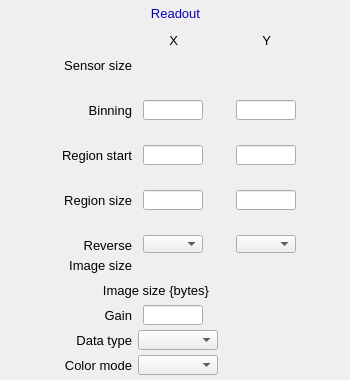
<?xml version="1.0" ?>
<ui version="4.0">
  <class>Dialog</class>
  <widget class="QWidget" name="screen">
    <property name="geometry">
      <rect>
        <x>409</x>
        <y>269</y>
        <width>350</width>
        <height>380</height>
      </rect>
    </property>
    <property name="styleSheet">
      <string notr="true">QWidget#screen {
  color: rgb(0, 0, 0);
  background-color: rgb(187, 187, 187);
  }</string>
    </property>
    <property name="windowTitle">
      <string>ADReadout</string>
    </property>
    <widget class="PyDMDrawingRectangle" name="rectangle">
      <property name="geometry">
        <rect>
          <x>117</x>
          <y>2</y>
          <width>117</width>
          <height>21</height>
        </rect>
      </property>
      <property name="brush" stdset="0">
        <brush brushstyle="SolidPattern">
          <color alpha="255">
            <red>218</red>
            <green>218</green>
            <blue>218</blue>
          </color>
        </brush>
      </property>
      <property name="penStyle" stdset="0">
        <enum>Qt::SolidLine</enum>
      </property>
      <property name="penColor" stdset="0">
        <color>
          <red>218</red>
          <green>218</green>
          <blue>218</blue>
        </color>
      </property>
      <property name="penWidth" stdset="0">
        <double>0</double>
      </property>
      <property name="penCapStyle" stdset="0">
        <enum>Qt::FlatCap</enum>
      </property>
      <property name="toolTip">
        <string>rectangle</string>
      </property>
    </widget>
    <widget class="PyDMDrawingRectangle" name="rectangle_1">
      <property name="geometry">
        <rect>
          <x>0</x>
          <y>0</y>
          <width>350</width>
          <height>380</height>
        </rect>
      </property>
      <property name="brush" stdset="0">
        <brush brushstyle="NoBrush">
          <color alpha="255">
            <red>0</red>
            <green>0</green>
            <blue>0</blue>
          </color>
        </brush>
      </property>
      <property name="penStyle" stdset="0">
        <enum>Qt::SolidLine</enum>
      </property>
      <property name="penColor" stdset="0">
        <color>
          <red>0</red>
          <green>0</green>
          <blue>0</blue>
        </color>
      </property>
      <property name="penWidth" stdset="0">
        <double>1</double>
      </property>
      <property name="penCapStyle" stdset="0">
        <enum>Qt::FlatCap</enum>
      </property>
      <property name="toolTip">
        <string>rectangle_1</string>
      </property>
    </widget>
    <widget class="QLabel" name="text">
      <property name="geometry">
        <rect>
          <x>96</x>
          <y>3</y>
          <width>159</width>
          <height>20</height>
        </rect>
      </property>
      <property name="text">
        <string>Readout</string>
      </property>
      <property name="font" stdset="0">
        <font>
          <pointsize>10</pointsize>
        </font>
      </property>
      <property name="brush" stdset="0">
        <brush brushstyle="SolidPattern">
          <color alpha="255">
            <red>10</red>
            <green>0</green>
            <blue>184</blue>
          </color>
        </brush>
      </property>
      <property name="toolTip">
        <string>text</string>
      </property>
      <property name="alignment">
        <set>Qt::AlignCenter</set>
      </property>
      <property name="styleSheet">
        <string notr="true">QLabel#text {
  color: rgb(10, 0, 184);
  }</string>
      </property>
    </widget>
    <widget class="QLabel" name="text_1">
      <property name="geometry">
        <rect>
          <x>168</x>
          <y>30</y>
          <width>10</width>
          <height>20</height>
        </rect>
      </property>
      <property name="text">
        <string>X</string>
      </property>
      <property name="font" stdset="0">
        <font>
          <pointsize>10</pointsize>
        </font>
      </property>
      <property name="brush" stdset="0">
        <brush brushstyle="SolidPattern">
          <color alpha="255">
            <red>0</red>
            <green>0</green>
            <blue>0</blue>
          </color>
        </brush>
      </property>
      <property name="toolTip">
        <string>text_1</string>
      </property>
      <property name="alignment">
        <set>Qt::AlignRight|Qt::AlignTrailing|Qt::AlignVCenter</set>
      </property>
      <property name="styleSheet">
        <string notr="true">QLabel#text_1 {
  color: rgb(0, 0, 0);
  }</string>
      </property>
    </widget>
    <widget class="QLabel" name="text_2">
      <property name="geometry">
        <rect>
          <x>261</x>
          <y>30</y>
          <width>10</width>
          <height>20</height>
        </rect>
      </property>
      <property name="text">
        <string>Y</string>
      </property>
      <property name="font" stdset="0">
        <font>
          <pointsize>10</pointsize>
        </font>
      </property>
      <property name="brush" stdset="0">
        <brush brushstyle="SolidPattern">
          <color alpha="255">
            <red>0</red>
            <green>0</green>
            <blue>0</blue>
          </color>
        </brush>
      </property>
      <property name="toolTip">
        <string>text_2</string>
      </property>
      <property name="alignment">
        <set>Qt::AlignRight|Qt::AlignTrailing|Qt::AlignVCenter</set>
      </property>
      <property name="styleSheet">
        <string notr="true">QLabel#text_2 {
  color: rgb(0, 0, 0);
  }</string>
      </property>
    </widget>
    <widget class="PyDMLineEdit" name="text_entry">
      <property name="geometry">
        <rect>
          <x>143</x>
          <y>100</y>
          <width>60</width>
          <height>20</height>
        </rect>
      </property>
      <property name="channel" stdset="0">
        <string>ca://${prefix}BinX</string>
      </property>
      <property name="toolTip">
        <string>${prefix}BinX</string>
      </property>
      <property name="font" stdset="0">
        <font>
          <pointsize>10</pointsize>
        </font>
      </property>
      <property name="styleSheet">
        <string notr="true">PyDMLineEdit#text_entry {
  color: rgb(0, 0, 0);
  background-color: rgb(115, 223, 255);
  border: 1px solid black;
  margin: 0px;
  padding: 0px;
  spacing: 0px;
  }</string>
      </property>
    </widget>
    <widget class="PyDMLineEdit" name="text_entry_1">
      <property name="geometry">
        <rect>
          <x>236</x>
          <y>100</y>
          <width>60</width>
          <height>20</height>
        </rect>
      </property>
      <property name="channel" stdset="0">
        <string>ca://${prefix}BinY</string>
      </property>
      <property name="toolTip">
        <string>${prefix}BinY</string>
      </property>
      <property name="font" stdset="0">
        <font>
          <pointsize>10</pointsize>
        </font>
      </property>
      <property name="styleSheet">
        <string notr="true">PyDMLineEdit#text_entry_1 {
  color: rgb(0, 0, 0);
  background-color: rgb(115, 223, 255);
  border: 1px solid black;
  margin: 0px;
  padding: 0px;
  spacing: 0px;
  }</string>
      </property>
    </widget>
    <widget class="PyDMLabel" name="text_update">
      <property name="geometry">
        <rect>
          <x>143</x>
          <y>80</y>
          <width>61</width>
          <height>18</height>
        </rect>
      </property>
      <property name="toolTip">
        <string>PV: ${prefix}BinX_RBV</string>
      </property>
      <property name="channel" stdset="0">
        <string>ca://${prefix}BinX_RBV</string>
      </property>
      <property name="font" stdset="0">
        <font>
          <pointsize>10</pointsize>
        </font>
      </property>
      <property name="alignment">
        <set>Qt::AlignCenter</set>
      </property>
      <property name="textInteractionFlags">
        <set>Qt::TextSelectableByKeyboard|Qt::TextSelectableByMouse</set>
      </property>
      <property name="styleSheet">
        <string notr="true">PyDMLabel#text_update {
  color: rgb(10, 0, 184);
  background-color: rgb(187, 187, 187);
  }</string>
      </property>
    </widget>
    <widget class="PyDMLabel" name="text_update_1">
      <property name="geometry">
        <rect>
          <x>236</x>
          <y>80</y>
          <width>61</width>
          <height>18</height>
        </rect>
      </property>
      <property name="toolTip">
        <string>PV: ${prefix}BinY_RBV</string>
      </property>
      <property name="channel" stdset="0">
        <string>ca://${prefix}BinY_RBV</string>
      </property>
      <property name="font" stdset="0">
        <font>
          <pointsize>10</pointsize>
        </font>
      </property>
      <property name="alignment">
        <set>Qt::AlignCenter</set>
      </property>
      <property name="textInteractionFlags">
        <set>Qt::TextSelectableByKeyboard|Qt::TextSelectableByMouse</set>
      </property>
      <property name="styleSheet">
        <string notr="true">PyDMLabel#text_update_1 {
  color: rgb(10, 0, 184);
  background-color: rgb(187, 187, 187);
  }</string>
      </property>
    </widget>
    <widget class="QLabel" name="text_3">
      <property name="geometry">
        <rect>
          <x>62</x>
          <y>100</y>
          <width>70</width>
          <height>20</height>
        </rect>
      </property>
      <property name="text">
        <string>Binning</string>
      </property>
      <property name="font" stdset="0">
        <font>
          <pointsize>10</pointsize>
        </font>
      </property>
      <property name="brush" stdset="0">
        <brush brushstyle="SolidPattern">
          <color alpha="255">
            <red>0</red>
            <green>0</green>
            <blue>0</blue>
          </color>
        </brush>
      </property>
      <property name="toolTip">
        <string>text_3</string>
      </property>
      <property name="alignment">
        <set>Qt::AlignRight|Qt::AlignTrailing|Qt::AlignVCenter</set>
      </property>
      <property name="styleSheet">
        <string notr="true">QLabel#text_3 {
  color: rgb(0, 0, 0);
  }</string>
      </property>
    </widget>
    <widget class="PyDMLabel" name="text_update_2">
      <property name="geometry">
        <rect>
          <x>143</x>
          <y>125</y>
          <width>61</width>
          <height>18</height>
        </rect>
      </property>
      <property name="toolTip">
        <string>PV: ${prefix}MinX_RBV</string>
      </property>
      <property name="channel" stdset="0">
        <string>ca://${prefix}MinX_RBV</string>
      </property>
      <property name="font" stdset="0">
        <font>
          <pointsize>10</pointsize>
        </font>
      </property>
      <property name="alignment">
        <set>Qt::AlignCenter</set>
      </property>
      <property name="textInteractionFlags">
        <set>Qt::TextSelectableByKeyboard|Qt::TextSelectableByMouse</set>
      </property>
      <property name="styleSheet">
        <string notr="true">PyDMLabel#text_update_2 {
  color: rgb(10, 0, 184);
  background-color: rgb(187, 187, 187);
  }</string>
      </property>
    </widget>
    <widget class="PyDMLineEdit" name="text_entry_2">
      <property name="geometry">
        <rect>
          <x>143</x>
          <y>145</y>
          <width>60</width>
          <height>20</height>
        </rect>
      </property>
      <property name="channel" stdset="0">
        <string>ca://${prefix}MinX</string>
      </property>
      <property name="toolTip">
        <string>${prefix}MinX</string>
      </property>
      <property name="font" stdset="0">
        <font>
          <pointsize>10</pointsize>
        </font>
      </property>
      <property name="styleSheet">
        <string notr="true">PyDMLineEdit#text_entry_2 {
  color: rgb(0, 0, 0);
  background-color: rgb(115, 223, 255);
  border: 1px solid black;
  margin: 0px;
  padding: 0px;
  spacing: 0px;
  }</string>
      </property>
    </widget>
    <widget class="PyDMLineEdit" name="text_entry_3">
      <property name="geometry">
        <rect>
          <x>236</x>
          <y>145</y>
          <width>60</width>
          <height>20</height>
        </rect>
      </property>
      <property name="channel" stdset="0">
        <string>ca://${prefix}MinY</string>
      </property>
      <property name="toolTip">
        <string>${prefix}MinY</string>
      </property>
      <property name="font" stdset="0">
        <font>
          <pointsize>10</pointsize>
        </font>
      </property>
      <property name="styleSheet">
        <string notr="true">PyDMLineEdit#text_entry_3 {
  color: rgb(0, 0, 0);
  background-color: rgb(115, 223, 255);
  border: 1px solid black;
  margin: 0px;
  padding: 0px;
  spacing: 0px;
  }</string>
      </property>
    </widget>
    <widget class="PyDMLabel" name="text_update_3">
      <property name="geometry">
        <rect>
          <x>236</x>
          <y>125</y>
          <width>61</width>
          <height>18</height>
        </rect>
      </property>
      <property name="toolTip">
        <string>PV: ${prefix}MinY_RBV</string>
      </property>
      <property name="channel" stdset="0">
        <string>ca://${prefix}MinY_RBV</string>
      </property>
      <property name="font" stdset="0">
        <font>
          <pointsize>10</pointsize>
        </font>
      </property>
      <property name="alignment">
        <set>Qt::AlignCenter</set>
      </property>
      <property name="textInteractionFlags">
        <set>Qt::TextSelectableByKeyboard|Qt::TextSelectableByMouse</set>
      </property>
      <property name="styleSheet">
        <string notr="true">PyDMLabel#text_update_3 {
  color: rgb(10, 0, 184);
  background-color: rgb(187, 187, 187);
  }</string>
      </property>
    </widget>
    <widget class="QLabel" name="text_4">
      <property name="geometry">
        <rect>
          <x>12</x>
          <y>145</y>
          <width>120</width>
          <height>20</height>
        </rect>
      </property>
      <property name="text">
        <string>Region start</string>
      </property>
      <property name="font" stdset="0">
        <font>
          <pointsize>10</pointsize>
        </font>
      </property>
      <property name="brush" stdset="0">
        <brush brushstyle="SolidPattern">
          <color alpha="255">
            <red>0</red>
            <green>0</green>
            <blue>0</blue>
          </color>
        </brush>
      </property>
      <property name="toolTip">
        <string>text_4</string>
      </property>
      <property name="alignment">
        <set>Qt::AlignRight|Qt::AlignTrailing|Qt::AlignVCenter</set>
      </property>
      <property name="styleSheet">
        <string notr="true">QLabel#text_4 {
  color: rgb(0, 0, 0);
  }</string>
      </property>
    </widget>
    <widget class="QLabel" name="text_5">
      <property name="geometry">
        <rect>
          <x>22</x>
          <y>190</y>
          <width>110</width>
          <height>20</height>
        </rect>
      </property>
      <property name="text">
        <string>Region size</string>
      </property>
      <property name="font" stdset="0">
        <font>
          <pointsize>10</pointsize>
        </font>
      </property>
      <property name="brush" stdset="0">
        <brush brushstyle="SolidPattern">
          <color alpha="255">
            <red>0</red>
            <green>0</green>
            <blue>0</blue>
          </color>
        </brush>
      </property>
      <property name="toolTip">
        <string>text_5</string>
      </property>
      <property name="alignment">
        <set>Qt::AlignRight|Qt::AlignTrailing|Qt::AlignVCenter</set>
      </property>
      <property name="styleSheet">
        <string notr="true">QLabel#text_5 {
  color: rgb(0, 0, 0);
  }</string>
      </property>
    </widget>
    <widget class="PyDMLineEdit" name="text_entry_4">
      <property name="geometry">
        <rect>
          <x>143</x>
          <y>190</y>
          <width>60</width>
          <height>20</height>
        </rect>
      </property>
      <property name="channel" stdset="0">
        <string>ca://${prefix}SizeX</string>
      </property>
      <property name="toolTip">
        <string>${prefix}SizeX</string>
      </property>
      <property name="font" stdset="0">
        <font>
          <pointsize>10</pointsize>
        </font>
      </property>
      <property name="styleSheet">
        <string notr="true">PyDMLineEdit#text_entry_4 {
  color: rgb(0, 0, 0);
  background-color: rgb(115, 223, 255);
  border: 1px solid black;
  margin: 0px;
  padding: 0px;
  spacing: 0px;
  }</string>
      </property>
    </widget>
    <widget class="PyDMLineEdit" name="text_entry_5">
      <property name="geometry">
        <rect>
          <x>236</x>
          <y>190</y>
          <width>60</width>
          <height>20</height>
        </rect>
      </property>
      <property name="channel" stdset="0">
        <string>ca://${prefix}SizeY</string>
      </property>
      <property name="toolTip">
        <string>${prefix}SizeY</string>
      </property>
      <property name="font" stdset="0">
        <font>
          <pointsize>10</pointsize>
        </font>
      </property>
      <property name="styleSheet">
        <string notr="true">PyDMLineEdit#text_entry_5 {
  color: rgb(0, 0, 0);
  background-color: rgb(115, 223, 255);
  border: 1px solid black;
  margin: 0px;
  padding: 0px;
  spacing: 0px;
  }</string>
      </property>
    </widget>
    <widget class="PyDMLabel" name="text_update_4">
      <property name="geometry">
        <rect>
          <x>143</x>
          <y>170</y>
          <width>61</width>
          <height>18</height>
        </rect>
      </property>
      <property name="toolTip">
        <string>PV: ${prefix}SizeX_RBV</string>
      </property>
      <property name="channel" stdset="0">
        <string>ca://${prefix}SizeX_RBV</string>
      </property>
      <property name="font" stdset="0">
        <font>
          <pointsize>10</pointsize>
        </font>
      </property>
      <property name="alignment">
        <set>Qt::AlignCenter</set>
      </property>
      <property name="textInteractionFlags">
        <set>Qt::TextSelectableByKeyboard|Qt::TextSelectableByMouse</set>
      </property>
      <property name="styleSheet">
        <string notr="true">PyDMLabel#text_update_4 {
  color: rgb(10, 0, 184);
  background-color: rgb(187, 187, 187);
  }</string>
      </property>
    </widget>
    <widget class="PyDMLabel" name="text_update_5">
      <property name="geometry">
        <rect>
          <x>236</x>
          <y>170</y>
          <width>61</width>
          <height>18</height>
        </rect>
      </property>
      <property name="toolTip">
        <string>PV: ${prefix}SizeY_RBV</string>
      </property>
      <property name="channel" stdset="0">
        <string>ca://${prefix}SizeY_RBV</string>
      </property>
      <property name="font" stdset="0">
        <font>
          <pointsize>10</pointsize>
        </font>
      </property>
      <property name="alignment">
        <set>Qt::AlignCenter</set>
      </property>
      <property name="textInteractionFlags">
        <set>Qt::TextSelectableByKeyboard|Qt::TextSelectableByMouse</set>
      </property>
      <property name="styleSheet">
        <string notr="true">PyDMLabel#text_update_5 {
  color: rgb(10, 0, 184);
  background-color: rgb(187, 187, 187);
  }</string>
      </property>
    </widget>
    <widget class="QLabel" name="text_6">
      <property name="geometry">
        <rect>
          <x>22</x>
          <y>55</y>
          <width>110</width>
          <height>20</height>
        </rect>
      </property>
      <property name="text">
        <string>Sensor size</string>
      </property>
      <property name="font" stdset="0">
        <font>
          <pointsize>10</pointsize>
        </font>
      </property>
      <property name="brush" stdset="0">
        <brush brushstyle="SolidPattern">
          <color alpha="255">
            <red>0</red>
            <green>0</green>
            <blue>0</blue>
          </color>
        </brush>
      </property>
      <property name="toolTip">
        <string>text_6</string>
      </property>
      <property name="alignment">
        <set>Qt::AlignRight|Qt::AlignTrailing|Qt::AlignVCenter</set>
      </property>
      <property name="styleSheet">
        <string notr="true">QLabel#text_6 {
  color: rgb(0, 0, 0);
  }</string>
      </property>
    </widget>
    <widget class="PyDMLabel" name="text_update_6">
      <property name="geometry">
        <rect>
          <x>143</x>
          <y>56</y>
          <width>61</width>
          <height>18</height>
        </rect>
      </property>
      <property name="toolTip">
        <string>PV: ${prefix}MaxSizeX_RBV</string>
      </property>
      <property name="channel" stdset="0">
        <string>ca://${prefix}MaxSizeX_RBV</string>
      </property>
      <property name="font" stdset="0">
        <font>
          <pointsize>10</pointsize>
        </font>
      </property>
      <property name="alignment">
        <set>Qt::AlignCenter</set>
      </property>
      <property name="textInteractionFlags">
        <set>Qt::TextSelectableByKeyboard|Qt::TextSelectableByMouse</set>
      </property>
      <property name="styleSheet">
        <string notr="true">PyDMLabel#text_update_6 {
  color: rgb(10, 0, 184);
  background-color: rgb(187, 187, 187);
  }</string>
      </property>
    </widget>
    <widget class="PyDMLabel" name="text_update_7">
      <property name="geometry">
        <rect>
          <x>236</x>
          <y>56</y>
          <width>61</width>
          <height>18</height>
        </rect>
      </property>
      <property name="toolTip">
        <string>PV: ${prefix}MaxSizeY_RBV</string>
      </property>
      <property name="channel" stdset="0">
        <string>ca://${prefix}MaxSizeY_RBV</string>
      </property>
      <property name="font" stdset="0">
        <font>
          <pointsize>10</pointsize>
        </font>
      </property>
      <property name="alignment">
        <set>Qt::AlignCenter</set>
      </property>
      <property name="textInteractionFlags">
        <set>Qt::TextSelectableByKeyboard|Qt::TextSelectableByMouse</set>
      </property>
      <property name="styleSheet">
        <string notr="true">PyDMLabel#text_update_7 {
  color: rgb(10, 0, 184);
  background-color: rgb(187, 187, 187);
  }</string>
      </property>
    </widget>
    <widget class="QLabel" name="text_7">
      <property name="geometry">
        <rect>
          <x>29</x>
          <y>280</y>
          <width>180</width>
          <height>20</height>
        </rect>
      </property>
      <property name="text">
        <string>Image size {bytes}</string>
      </property>
      <property name="font" stdset="0">
        <font>
          <pointsize>10</pointsize>
        </font>
      </property>
      <property name="brush" stdset="0">
        <brush brushstyle="SolidPattern">
          <color alpha="255">
            <red>0</red>
            <green>0</green>
            <blue>0</blue>
          </color>
        </brush>
      </property>
      <property name="toolTip">
        <string>text_7</string>
      </property>
      <property name="alignment">
        <set>Qt::AlignRight|Qt::AlignTrailing|Qt::AlignVCenter</set>
      </property>
      <property name="styleSheet">
        <string notr="true">QLabel#text_7 {
  color: rgb(0, 0, 0);
  }</string>
      </property>
    </widget>
    <widget class="PyDMLabel" name="text_update_8">
      <property name="geometry">
        <rect>
          <x>236</x>
          <y>281</y>
          <width>61</width>
          <height>18</height>
        </rect>
      </property>
      <property name="toolTip">
        <string>PV: ${prefix}ArraySize_RBV</string>
      </property>
      <property name="channel" stdset="0">
        <string>ca://${prefix}ArraySize_RBV</string>
      </property>
      <property name="font" stdset="0">
        <font>
          <pointsize>10</pointsize>
        </font>
      </property>
      <property name="alignment">
        <set>Qt::AlignCenter</set>
      </property>
      <property name="textInteractionFlags">
        <set>Qt::TextSelectableByKeyboard|Qt::TextSelectableByMouse</set>
      </property>
      <property name="styleSheet">
        <string notr="true">PyDMLabel#text_update_8 {
  color: rgb(10, 0, 184);
  background-color: rgb(187, 187, 187);
  }</string>
      </property>
    </widget>
    <widget class="PyDMLabel" name="text_update_9">
      <property name="geometry">
        <rect>
          <x>236</x>
          <y>306</y>
          <width>61</width>
          <height>18</height>
        </rect>
      </property>
      <property name="toolTip">
        <string>PV: ${prefix}Gain_RBV</string>
      </property>
      <property name="channel" stdset="0">
        <string>ca://${prefix}Gain_RBV</string>
      </property>
      <property name="font" stdset="0">
        <font>
          <pointsize>10</pointsize>
        </font>
      </property>
      <property name="alignment">
        <set>Qt::AlignCenter</set>
      </property>
      <property name="textInteractionFlags">
        <set>Qt::TextSelectableByKeyboard|Qt::TextSelectableByMouse</set>
      </property>
      <property name="styleSheet">
        <string notr="true">PyDMLabel#text_update_9 {
  color: rgb(10, 0, 184);
  background-color: rgb(187, 187, 187);
  }</string>
      </property>
    </widget>
    <widget class="PyDMLineEdit" name="text_entry_6">
      <property name="geometry">
        <rect>
          <x>143</x>
          <y>305</y>
          <width>60</width>
          <height>20</height>
        </rect>
      </property>
      <property name="channel" stdset="0">
        <string>ca://${prefix}Gain</string>
      </property>
      <property name="toolTip">
        <string>${prefix}Gain</string>
      </property>
      <property name="font" stdset="0">
        <font>
          <pointsize>10</pointsize>
        </font>
      </property>
      <property name="styleSheet">
        <string notr="true">PyDMLineEdit#text_entry_6 {
  color: rgb(0, 0, 0);
  background-color: rgb(115, 223, 255);
  border: 1px solid black;
  margin: 0px;
  padding: 0px;
  spacing: 0px;
  }</string>
      </property>
    </widget>
    <widget class="QLabel" name="text_8">
      <property name="geometry">
        <rect>
          <x>92</x>
          <y>305</y>
          <width>40</width>
          <height>20</height>
        </rect>
      </property>
      <property name="text">
        <string>Gain</string>
      </property>
      <property name="font" stdset="0">
        <font>
          <pointsize>10</pointsize>
        </font>
      </property>
      <property name="brush" stdset="0">
        <brush brushstyle="SolidPattern">
          <color alpha="255">
            <red>0</red>
            <green>0</green>
            <blue>0</blue>
          </color>
        </brush>
      </property>
      <property name="toolTip">
        <string>text_8</string>
      </property>
      <property name="alignment">
        <set>Qt::AlignRight|Qt::AlignTrailing|Qt::AlignVCenter</set>
      </property>
      <property name="styleSheet">
        <string notr="true">QLabel#text_8 {
  color: rgb(0, 0, 0);
  }</string>
      </property>
    </widget>
    <widget class="QLabel" name="text_9">
      <property name="geometry">
        <rect>
          <x>42</x>
          <y>330</y>
          <width>90</width>
          <height>20</height>
        </rect>
      </property>
      <property name="text">
        <string>Data type</string>
      </property>
      <property name="font" stdset="0">
        <font>
          <pointsize>10</pointsize>
        </font>
      </property>
      <property name="brush" stdset="0">
        <brush brushstyle="SolidPattern">
          <color alpha="255">
            <red>0</red>
            <green>0</green>
            <blue>0</blue>
          </color>
        </brush>
      </property>
      <property name="toolTip">
        <string>text_9</string>
      </property>
      <property name="alignment">
        <set>Qt::AlignRight|Qt::AlignTrailing|Qt::AlignVCenter</set>
      </property>
      <property name="styleSheet">
        <string notr="true">QLabel#text_9 {
  color: rgb(0, 0, 0);
  }</string>
      </property>
    </widget>
    <widget class="PyDMEnumComboBox" name="menu">
      <property name="geometry">
        <rect>
          <x>138</x>
          <y>330</y>
          <width>80</width>
          <height>20</height>
        </rect>
      </property>
      <property name="toolTip">
        <string>${prefix}DataType</string>
      </property>
      <property name="channel" stdset="0">
        <string>ca://${prefix}DataType</string>
      </property>
      <property name="font" stdset="0">
        <font>
          <pointsize>10</pointsize>
        </font>
      </property>
      <property name="styleSheet">
        <string notr="true">PyDMEnumComboBox#menu {
  color: rgb(0, 0, 0);
  background-color: rgb(115, 223, 255);
  }</string>
      </property>
    </widget>
    <widget class="PyDMLabel" name="text_update_10">
      <property name="geometry">
        <rect>
          <x>236</x>
          <y>331</y>
          <width>79</width>
          <height>18</height>
        </rect>
      </property>
      <property name="toolTip">
        <string>PV: ${prefix}DataType_RBV</string>
      </property>
      <property name="channel" stdset="0">
        <string>ca://${prefix}DataType_RBV</string>
      </property>
      <property name="displayFormat" stdset="0">
        <enum>PyDMLabel::String</enum>
      </property>
      <property name="font" stdset="0">
        <font>
          <pointsize>10</pointsize>
        </font>
      </property>
      <property name="alignment">
        <set>Qt::AlignCenter</set>
      </property>
      <property name="textInteractionFlags">
        <set>Qt::TextSelectableByKeyboard|Qt::TextSelectableByMouse</set>
      </property>
      <property name="styleSheet">
        <string notr="true">PyDMLabel#text_update_10 {
  color: rgb(10, 0, 184);
  background-color: rgb(187, 187, 187);
  }</string>
      </property>
    </widget>
    <widget class="PyDMLabel" name="text_update_11">
      <property name="geometry">
        <rect>
          <x>143</x>
          <y>215</y>
          <width>61</width>
          <height>18</height>
        </rect>
      </property>
      <property name="toolTip">
        <string>PV: ${prefix}ReverseX_RBV</string>
      </property>
      <property name="channel" stdset="0">
        <string>ca://${prefix}ReverseX_RBV</string>
      </property>
      <property name="font" stdset="0">
        <font>
          <pointsize>10</pointsize>
        </font>
      </property>
      <property name="alignment">
        <set>Qt::AlignCenter</set>
      </property>
      <property name="textInteractionFlags">
        <set>Qt::TextSelectableByKeyboard|Qt::TextSelectableByMouse</set>
      </property>
      <property name="styleSheet">
        <string notr="true">PyDMLabel#text_update_11 {
  color: rgb(10, 0, 184);
  background-color: rgb(187, 187, 187);
  }</string>
      </property>
    </widget>
    <widget class="PyDMLabel" name="text_update_12">
      <property name="geometry">
        <rect>
          <x>236</x>
          <y>215</y>
          <width>61</width>
          <height>18</height>
        </rect>
      </property>
      <property name="toolTip">
        <string>PV: ${prefix}ReverseY_RBV</string>
      </property>
      <property name="channel" stdset="0">
        <string>ca://${prefix}ReverseY_RBV</string>
      </property>
      <property name="font" stdset="0">
        <font>
          <pointsize>10</pointsize>
        </font>
      </property>
      <property name="alignment">
        <set>Qt::AlignCenter</set>
      </property>
      <property name="textInteractionFlags">
        <set>Qt::TextSelectableByKeyboard|Qt::TextSelectableByMouse</set>
      </property>
      <property name="styleSheet">
        <string notr="true">PyDMLabel#text_update_12 {
  color: rgb(10, 0, 184);
  background-color: rgb(187, 187, 187);
  }</string>
      </property>
    </widget>
    <widget class="QLabel" name="text_10">
      <property name="geometry">
        <rect>
          <x>62</x>
          <y>235</y>
          <width>70</width>
          <height>20</height>
        </rect>
      </property>
      <property name="text">
        <string>Reverse</string>
      </property>
      <property name="font" stdset="0">
        <font>
          <pointsize>10</pointsize>
        </font>
      </property>
      <property name="brush" stdset="0">
        <brush brushstyle="SolidPattern">
          <color alpha="255">
            <red>0</red>
            <green>0</green>
            <blue>0</blue>
          </color>
        </brush>
      </property>
      <property name="toolTip">
        <string>text_10</string>
      </property>
      <property name="alignment">
        <set>Qt::AlignRight|Qt::AlignTrailing|Qt::AlignVCenter</set>
      </property>
      <property name="styleSheet">
        <string notr="true">QLabel#text_10 {
  color: rgb(0, 0, 0);
  }</string>
      </property>
    </widget>
    <widget class="PyDMEnumComboBox" name="menu_1">
      <property name="geometry">
        <rect>
          <x>143</x>
          <y>235</y>
          <width>60</width>
          <height>18</height>
        </rect>
      </property>
      <property name="toolTip">
        <string>${prefix}ReverseX</string>
      </property>
      <property name="channel" stdset="0">
        <string>ca://${prefix}ReverseX</string>
      </property>
      <property name="font" stdset="0">
        <font>
          <pointsize>10</pointsize>
        </font>
      </property>
      <property name="styleSheet">
        <string notr="true">PyDMEnumComboBox#menu_1 {
  color: rgb(0, 0, 0);
  background-color: rgb(115, 223, 255);
  }</string>
      </property>
    </widget>
    <widget class="PyDMEnumComboBox" name="menu_2">
      <property name="geometry">
        <rect>
          <x>236</x>
          <y>235</y>
          <width>60</width>
          <height>18</height>
        </rect>
      </property>
      <property name="toolTip">
        <string>${prefix}ReverseY</string>
      </property>
      <property name="channel" stdset="0">
        <string>ca://${prefix}ReverseY</string>
      </property>
      <property name="font" stdset="0">
        <font>
          <pointsize>10</pointsize>
        </font>
      </property>
      <property name="styleSheet">
        <string notr="true">PyDMEnumComboBox#menu_2 {
  color: rgb(0, 0, 0);
  background-color: rgb(115, 223, 255);
  }</string>
      </property>
    </widget>
    <widget class="QLabel" name="text_11">
      <property name="geometry">
        <rect>
          <x>32</x>
          <y>355</y>
          <width>100</width>
          <height>20</height>
        </rect>
      </property>
      <property name="text">
        <string>Color mode</string>
      </property>
      <property name="font" stdset="0">
        <font>
          <pointsize>10</pointsize>
        </font>
      </property>
      <property name="brush" stdset="0">
        <brush brushstyle="SolidPattern">
          <color alpha="255">
            <red>0</red>
            <green>0</green>
            <blue>0</blue>
          </color>
        </brush>
      </property>
      <property name="toolTip">
        <string>text_11</string>
      </property>
      <property name="alignment">
        <set>Qt::AlignRight|Qt::AlignTrailing|Qt::AlignVCenter</set>
      </property>
      <property name="styleSheet">
        <string notr="true">QLabel#text_11 {
  color: rgb(0, 0, 0);
  }</string>
      </property>
    </widget>
    <widget class="PyDMEnumComboBox" name="menu_3">
      <property name="geometry">
        <rect>
          <x>138</x>
          <y>355</y>
          <width>80</width>
          <height>20</height>
        </rect>
      </property>
      <property name="toolTip">
        <string>${prefix}ColorMode</string>
      </property>
      <property name="channel" stdset="0">
        <string>ca://${prefix}ColorMode</string>
      </property>
      <property name="font" stdset="0">
        <font>
          <pointsize>10</pointsize>
        </font>
      </property>
      <property name="styleSheet">
        <string notr="true">PyDMEnumComboBox#menu_3 {
  color: rgb(0, 0, 0);
  background-color: rgb(115, 223, 255);
  }</string>
      </property>
    </widget>
    <widget class="PyDMLabel" name="text_update_13">
      <property name="geometry">
        <rect>
          <x>236</x>
          <y>356</y>
          <width>79</width>
          <height>18</height>
        </rect>
      </property>
      <property name="toolTip">
        <string>PV: ${prefix}ColorMode_RBV</string>
      </property>
      <property name="channel" stdset="0">
        <string>ca://${prefix}ColorMode_RBV</string>
      </property>
      <property name="displayFormat" stdset="0">
        <enum>PyDMLabel::String</enum>
      </property>
      <property name="font" stdset="0">
        <font>
          <pointsize>10</pointsize>
        </font>
      </property>
      <property name="alignment">
        <set>Qt::AlignCenter</set>
      </property>
      <property name="textInteractionFlags">
        <set>Qt::TextSelectableByKeyboard|Qt::TextSelectableByMouse</set>
      </property>
      <property name="styleSheet">
        <string notr="true">PyDMLabel#text_update_13 {
  color: rgb(10, 0, 184);
  background-color: rgb(187, 187, 187);
  }</string>
      </property>
    </widget>
    <widget class="QLabel" name="text_12">
      <property name="geometry">
        <rect>
          <x>32</x>
          <y>255</y>
          <width>100</width>
          <height>20</height>
        </rect>
      </property>
      <property name="text">
        <string>Image size</string>
      </property>
      <property name="font" stdset="0">
        <font>
          <pointsize>10</pointsize>
        </font>
      </property>
      <property name="brush" stdset="0">
        <brush brushstyle="SolidPattern">
          <color alpha="255">
            <red>0</red>
            <green>0</green>
            <blue>0</blue>
          </color>
        </brush>
      </property>
      <property name="toolTip">
        <string>text_12</string>
      </property>
      <property name="alignment">
        <set>Qt::AlignRight|Qt::AlignTrailing|Qt::AlignVCenter</set>
      </property>
      <property name="styleSheet">
        <string notr="true">QLabel#text_12 {
  color: rgb(0, 0, 0);
  }</string>
      </property>
    </widget>
    <widget class="PyDMLabel" name="text_update_14">
      <property name="geometry">
        <rect>
          <x>143</x>
          <y>256</y>
          <width>61</width>
          <height>18</height>
        </rect>
      </property>
      <property name="toolTip">
        <string>PV: ${prefix}ArraySizeX_RBV</string>
      </property>
      <property name="channel" stdset="0">
        <string>ca://${prefix}ArraySizeX_RBV</string>
      </property>
      <property name="font" stdset="0">
        <font>
          <pointsize>10</pointsize>
        </font>
      </property>
      <property name="alignment">
        <set>Qt::AlignCenter</set>
      </property>
      <property name="textInteractionFlags">
        <set>Qt::TextSelectableByKeyboard|Qt::TextSelectableByMouse</set>
      </property>
      <property name="styleSheet">
        <string notr="true">PyDMLabel#text_update_14 {
  color: rgb(10, 0, 184);
  background-color: rgb(187, 187, 187);
  }</string>
      </property>
    </widget>
    <widget class="PyDMLabel" name="text_update_15">
      <property name="geometry">
        <rect>
          <x>236</x>
          <y>256</y>
          <width>61</width>
          <height>18</height>
        </rect>
      </property>
      <property name="toolTip">
        <string>PV: ${prefix}ArraySizeY_RBV</string>
      </property>
      <property name="channel" stdset="0">
        <string>ca://${prefix}ArraySizeY_RBV</string>
      </property>
      <property name="font" stdset="0">
        <font>
          <pointsize>10</pointsize>
        </font>
      </property>
      <property name="alignment">
        <set>Qt::AlignCenter</set>
      </property>
      <property name="textInteractionFlags">
        <set>Qt::TextSelectableByKeyboard|Qt::TextSelectableByMouse</set>
      </property>
      <property name="styleSheet">
        <string notr="true">PyDMLabel#text_update_15 {
  color: rgb(10, 0, 184);
  background-color: rgb(187, 187, 187);
  }</string>
      </property>
    </widget>
  </widget>
  <customwidgets>
    <customwidget>
      <class>PyDMDrawingRectangle</class>
      <extends>QWidget</extends>
      <header>pydm.widgets.drawing</header>
    </customwidget>
    <customwidget>
      <class>PyDMLabel</class>
      <extends>QLabel</extends>
      <header>pydm.widgets.label</header>
    </customwidget>
    <customwidget>
      <class>PyDMLineEdit</class>
      <extends>QLineEdit</extends>
      <header>pydm.widgets.line_edit</header>
    </customwidget>
    <customwidget>
      <class>PyDMEnumComboBox</class>
      <extends>QComboBox</extends>
      <header>pydm.widgets.enum_combo_box</header>
    </customwidget>
  </customwidgets>
</ui>
